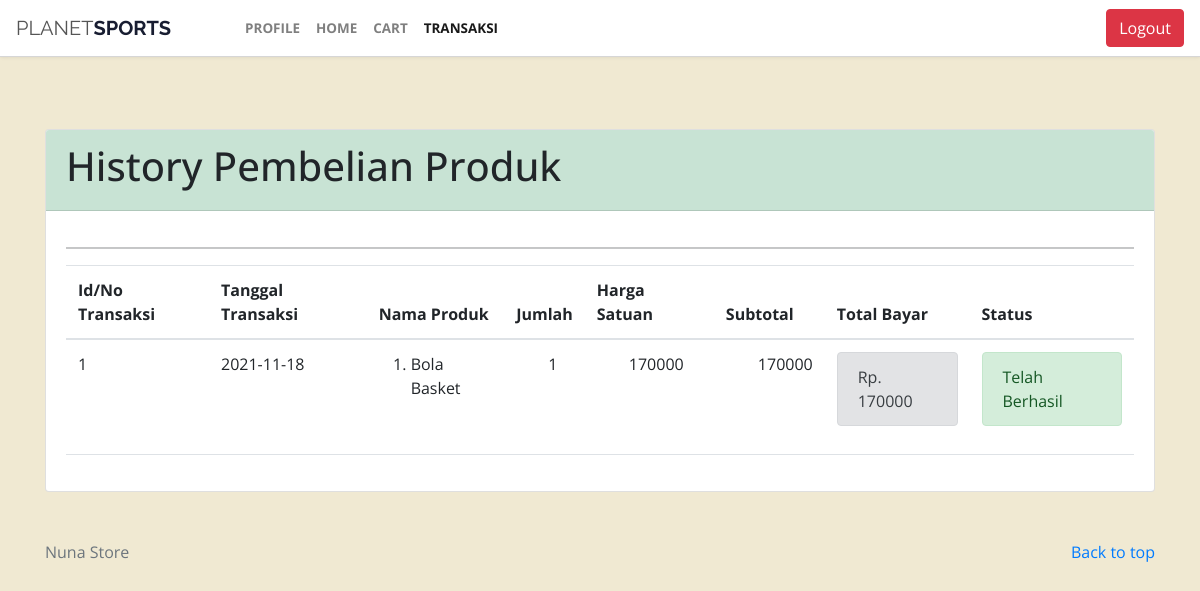
The app's page /tokoonline/pelanggan/transaksi.php (signed in) with its own data.
### tables this page shows
CREATE TABLE `transaksi` (
  `id_transaksi` int(23) NOT NULL,
  `id_pelanggan` int(33) NOT NULL,
  `tgl_transaksi` date NOT NULL
);

CREATE TABLE `detail_transaksi` (
  `id_detail_transaksi` int(23) NOT NULL,
  `id_transaksi` int(21) NOT NULL,
  `id_produk` int(20) NOT NULL,
  `qty` int(20) NOT NULL,
  `subtotal` int(20) NOT NULL
);

CREATE TABLE `produk` (
  `id_produk` int(20) NOT NULL,
  `nama_produk` varchar(150) NOT NULL,
  `deskripsi` text NOT NULL,
  `harga` int(150) NOT NULL,
  `foto_produk` varchar(255) NOT NULL
);

### tokoonline/pelanggan/transaksi.php (the view, shortened to what this page needs)
<!DOCTYPE html>
<html lang="en">
<head>
    <link href="https://cdn.jsdelivr.net/npm/bootstrap@5.1.1/dist/css/bootstrap.min.css" rel="stylesheet">
</head>
<body style=>
    <?php
        include "navbar.php";
    ?>
    <br></br><br>
        <div class="container">
        <div class="card">
            <div class="card-header" style="background-color: #C8E3D4;">
                <h1>History Pembelian Produk</h1>
            </div>
            <div class="card-body" style="float: left;">
            <hr>
            <table class="table">
                <thead>
                    <tr>
                    <th scope="col">Id/No Transaksi</th>
                    <th scope="col">Tanggal Transaksi</th>
                    <th scope="col">Nama Produk</th>
                    <th scope="col">Jumlah</th>
                    <th scope="col">Harga Satuan</th>
                    <th scope="col">Subtotal</th>
                    <th scope="col">Total Bayar</th>
                    <th scope="col">Status</th>
                    </tr>
                </thead>
                <tbody>
                     <?php
                    include "koneksi.php";
                    $query_pembelian = mysqli_query($koneksi, "SELECT * FROM transaksi
                    where id_pelanggan = '".$_SESSION['id_pelanggan']."' ORDER BY id_transaksi DESC");
                    while($data_pembelian=mysqli_fetch_array($query_pembelian)){
                    ?>
                    <tr>
                        <td><?=$data_pembelian['id_transaksi']?></td>
                        <td><?=$data_pembelian['tgl_transaksi']?></td>
                        <td>
                            <ol>
                            <?php
                            include "koneksi.php";
                            $query_detail = mysqli_query($koneksi, "SELECT * FROM detail_transaksi d
                                            JOIN produk p ON p.id_produk = d.id_produk WHERE
                                            id_transaksi = '".$data_pembelian['id_transaksi']."'");
                            while($data_detail = mysqli_fetch_array($query_detail)){
                                echo "<li>".$data_detail['nama_produk']."</li>";
                            }
                            ?>
                            </ol>
                        </td>
                        <td>
                            <ul style="list-style: none;">
                            <?php
                            include "koneksi.php";
                            $query_detail = mysqli_query($koneksi, "SELECT * FROM detail_transaksi d
                                            JOIN produk p ON p.id_produk = d.id_produk WHERE
                                            id_transaksi = '".$data_pembelian['id_transaksi']."'");
                            while($data_detail = mysqli_fetch_array($query_detail)){
                                echo "<li>".$data_detail['qty']."<li>";
                            }
                            ?>
                            </ul>
                        </td>
                        <td>
                            <ul style="list-style: none;">
                            <?php
                            include "koneksi.php";
                            $query_detail = mysqli_query($koneksi, "SELECT * FROM detail_transaksi d
                                            JOIN produk p ON p.id_produk = d.id_produk WHERE
                                            id_transaksi = '".$data_pembelian['id_transaksi']."'");
                            while($data_detail = mysqli_fetch_array($query_detail)){
                                echo "<li>".($data_detail['subtotal']/$data_detail['qty'])."<li>";
                            }
                            ?>
                            </ul>
                        </td>
                        <td>
                            <ul style="list-style: none;">
                            <?php
                            include "koneksi.php";
                            $query_detail = mysqli_query($koneksi, "SELECT * FROM detail_transaksi d
                                            JOIN produk p ON p.id_produk = d.id_produk WHERE
                                            id_transaksi = '".$data_pembelian['id_transaksi']."'");
                            while($data_detail = mysqli_fetch_array($query_detail)){
                                echo "<li>".$data_detail['subtotal']."</li>";
                            }
                            ?>
                            </ul>
                        </td>
                        <td>
                        <?php
                            include "koneksi.php";
                            $query_bayar = mysqli_query($koneksi, "SELECT SUM(subtotal) AS total FROM detail_transaksi
                            WHERE id_transaksi = '".$data_pembelian['id_transaksi']."'");
                            $data_bayar = mysqli_fetch_array($query_bayar);
                            echo "<label class='alert alert-secondary'>Rp. ".$data_bayar['total']."</label>";
                            ?>
                        </td>
                        <?php
                            echo "<td><label class='alert alert-success'>Telah Berhasil<br></label></td>";
                            ?>
                    </tr>
                    <?php } ?>
                </tbody>
            </table>
            </div>
        </div>
        </div>
    <?php
        include "footer.php";
    ?>
</body>
</html>

### tokoonline/pelanggan/navbar.php (style rules this page uses)
body { background: #F0E9D2; font-family: 'Open Sans', sans-serif; }

### records on screen
transaksi: id_transaksi "1", tgl_transaksi "2021-11-18", total "170000"
detail_transaksi: id_produk.nama_produk "Bola Basket", qty "1", $data_detail['subtotal']/$data_detail['qty'] "170000", subtotal "170000"
